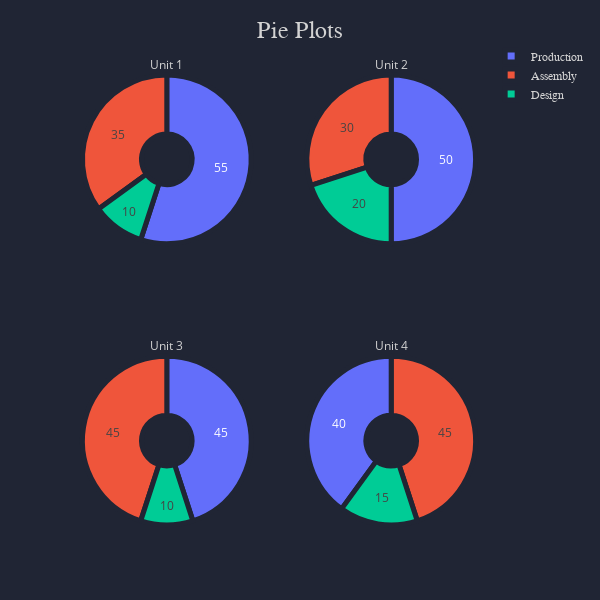

Notebook code cell kept with this figure:
### Code cell
# Create data
index = ['Production', 'Assembly', 'Design']
values = {'Unit 1': [55, 35, 10], 
         'Unit 2': [50, 30, 20],
         'Unit 3': [45, 45, 10],
         'Unit 4': [40, 45, 15],
         }

data = pd.DataFrame(data=values, index=index)

# Create chart
layout = chart.layout(title='Pie Plots', height=600, width=600)
chart.pie_subplots(data=data.to_dict(), rows=2, cols=2,
                   titles=[*data.to_dict().keys()], layout=layout,
                   hoverinfo='label+name', textinfo='value')

### Figure 1 — Plotly figure (JSON) as saved in the notebook; plotly's stock layout.template omitted (floating-point values rounded to 4 significant figures)
{"data": [{"domain": {"x": [0, 0.45], "y": [0.625, 1]}, "hole": 0.3, "hoverinfo": "label+name", "labels": ["Production", "Assembly", "Design"], "marker": {"line": {"color": "#202534", "width": 5}}, "name": "Unit 1", "textinfo": "value", "type": "pie", "values": [55, 35, 10]}, {"domain": {"x": [0.55, 1], "y": [0.625, 1]}, "hole": 0.3, "hoverinfo": "label+name", "labels": ["Production", "Assembly", "Design"], "marker": {"line": {"color": "#202534", "width": 5}}, "name": "Unit 2", "textinfo": "value", "type": "pie", "values": [50, 30, 20]}, {"domain": {"x": [0, 0.45], "y": [0, 0.375]}, "hole": 0.3, "hoverinfo": "label+name", "labels": ["Production", "Assembly", "Design"], "marker": {"line": {"color": "#202534", "width": 5}}, "name": "Unit 3", "textinfo": "value", "type": "pie", "values": [45, 45, 10]}, {"domain": {"x": [0.55, 1], "y": [0, 0.375]}, "hole": 0.3, "hoverinfo": "label+name", "labels": ["Production", "Assembly", "Design"], "marker": {"line": {"color": "#202534", "width": 5}}, "name": "Unit 4", "textinfo": "value", "type": "pie", "values": [40, 45, 15]}], "layout": {"annotations": [{"font": {"color": "lightgrey", "size": 12}, "showarrow": false, "text": "Unit 1", "x": 0.225, "xanchor": "center", "xref": "paper", "y": 1, "yanchor": "bottom", "yref": "paper"}, {"font": {"color": "lightgrey", "size": 12}, "showarrow": false, "text": "Unit 2", "x": 0.775, "xanchor": "center", "xref": "paper", "y": 1, "yanchor": "bottom", "yref": "paper"}, {"font": {"color": "lightgrey", "size": 12}, "showarrow": false, "text": "Unit 3", "x": 0.225, "xanchor": "center", "xref": "paper", "y": 0.375, "yanchor": "bottom", "yref": "paper"}, {"font": {"color": "lightgrey", "size": 12}, "showarrow": false, "text": "Unit 4", "x": 0.775, "xanchor": "center", "xref": "paper", "y": 0.375, "yanchor": "bottom", "yref": "paper"}], "autosize": false, "height": 600, "legend": {"bordercolor": "#202534", "borderwidth": 0, "font": {"color": "lightgrey", "family": "sans-serif", "size": 12}, "itemclick": "toggle", "itemdoubleclick": "toggleothers", "orientation": "v", "traceorder": "normal", "valign": "middle", "x": 1.02, "xanchor": "left", "y": 1, "yanchor": "middle"}, "margin": {"b": 75, "l": 75, "pad": 10, "r": 50, "t": 75}, "paper_bgcolor": "#202534", "plot_bgcolor": "#202534", "showlegend": true, "title": {"font": {"color": "lightgrey", "family": "sans-serif", "size": 24}, "text": "Pie Plots", "x": 0.5}, "width": 600, "xaxis": {"autorange": true, "color": "lightgrey", "dtick": 1, "gridcolor": "#343846", "gridwidth": 0.5, "separatethousands": true, "showgrid": false, "showline": false, "showticklabels": true, "tickangle": 0, "tickfont": {"color": "lightgrey", "size": 13}, "tickformat": "", "tickmode": "auto", "title": {"font": {"color": "lightgrey", "family": "sans-serif", "size": 18}, "text": ""}, "type": "-", "zeroline": false, "zerolinecolor": "grey"}, "yaxis": {"autorange": true, "color": "lightgrey", "dtick": 1, "gridcolor": "#343846", "gridwidth": 0.5, "separatethousands": true, "showgrid": true, "showline": false, "showticklabels": true, "tickangle": 0, "tickfont": {"color": "lightgrey", "size": 13}, "tickformat": "", "tickmode": "auto", "ticks": "", "title": {"font": {"color": "lightgrey", "family": "sans-serif", "size": 18}, "text": ""}, "type": "-", "zeroline": true, "zerolinecolor": "grey"}}}
